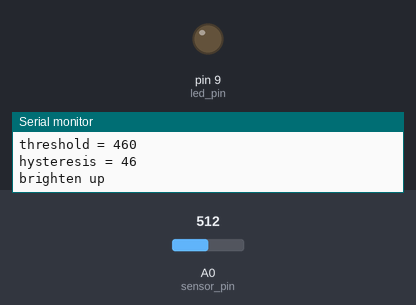
The sketch below on a simulated Arduino Uno, built with avr-gcc and run on an emulated ATmega328P. On the bench: output pins drawn as LEDs (lit = HIGH), the last lines printed to the serial monitor. The inputs (shaded band) are chosen by the test bench; at power-on: A0 (sensor_pin) = 512.

Above: at 6.2 s.
6.3 s: A0 (sensor_pin) set to 431
7.8 s: A0 (sensor_pin) set to 403
At 8.5 s:
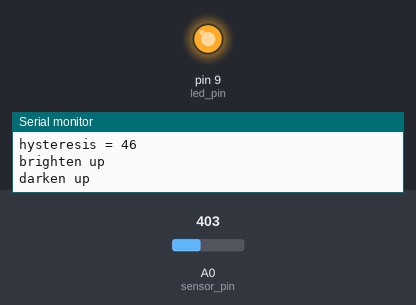
9.3 s: A0 (sensor_pin) set to 499
10.8 s: A0 (sensor_pin) set to 519
At 12.0 s:
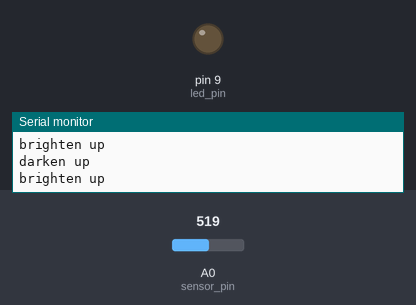
12.3 s: A0 (sensor_pin) set to 306
At 13.4 s:
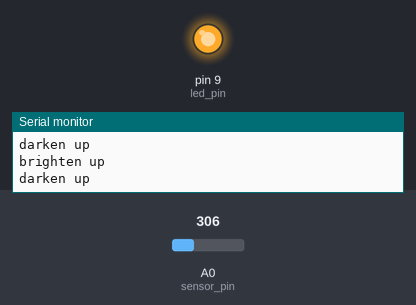
Timing chart, 0 to 14.8 s (numbered marks = the images above; inputs shaded):
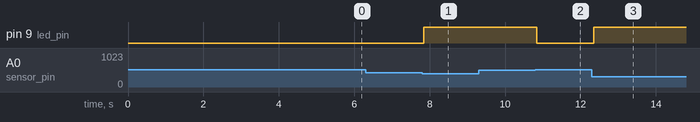

The sketch:

calibration.ino
```cpp
const int sensor_pin = 0;
const int led_pin = 9;

const int INIT = 0;
const int bright = 1;
const int dark = 2;

int threshold = 0;
int hysteresis = 0;
int last_state = INIT;

void setup() {
  pinMode(led_pin, OUTPUT);

  Serial.begin(9600);

  measure_base_line();
}

void loop() {
  int state = last_state;

  int sensor_value = analogRead(sensor_pin);

  if (sensor_value > (threshold + hysteresis)) {
    state = bright;
  } else if (sensor_value < (threshold - hysteresis)) {
    state = dark;
  }

  if ((last_state != bright) && (state == bright)) {
    on_brighten_up();
  } else if ((last_state != dark) && (state == dark)) {
    on_darken_up();
  }

  last_state = state;
  delay(100);
}

void measure_base_line() {
  //average
  long total = 0;
  int count = 0;

  Serial.println("calibrating...");

  while (millis() < 5000) {
    int sensor_value = analogRead(sensor_pin);
    total += sensor_value;
    count++;
    delay(1);
  }
  Serial.println("done!");
  Serial.println();

  int average = total / count;
  Serial.print("total = ");
  Serial.println(total);
  Serial.print("count = ");
  Serial.println(count);
  Serial.print("average = ");
  Serial.println(average);

  threshold = int((float)average * 0.9);
  if (threshold > 511) {
    hysteresis = (1023 - threshold) / 10;
  } else {
    hysteresis = threshold / 10;
  }

  Serial.print("threshold = ");
  Serial.println(threshold);
  Serial.print("hysteresis = ");
  Serial.println(hysteresis);

  /*max and min
  int maximum = 0;
  int minimum = 1023;

  while(millis() < 5000) {
    int sensor_value = analogRead(sensor_pin);
    maximum = max(maximum, sensor_value);
    minimum = min(minimum, sensor_value);
    delay(1);
  }

  threshold = (maximum - minimum) / 2 + minimum;
  hysteresis = (maximum - threshold) / 10;

  */
}

void on_brighten_up() {
  digitalWrite(led_pin, LOW);
  Serial.println("brighten up");
}

void on_darken_up() {
  digitalWrite(led_pin, HIGH);
  Serial.println("darken up");
}
```

Measured:
- the behaviour switches between 414 and 413 on A0 (sensor_pin) (found by bisection; images 0 and 1)
- the behaviour switches between 506 and 507 on A0 (sensor_pin) (found by bisection; images 1 and 2)
- after the input at 6.3 s, every drawn part: stays the same
- after the input at 7.8 s, pin 9 (led_pin): LOW → HIGH at once
- after the input at 9.3 s, every drawn part: stays the same
- after the input at 10.8 s, pin 9 (led_pin): HIGH → LOW after 0.05 s
- after the input at 12.3 s, pin 9 (led_pin): LOW → HIGH after 0.05 s
